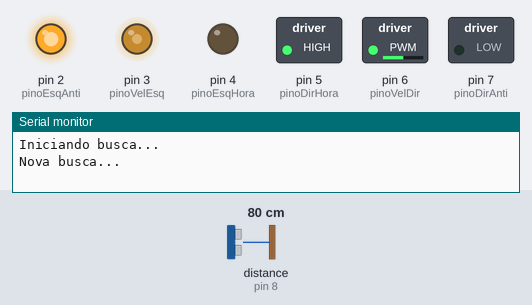
Bench run of a sketch on a simulated Arduino Uno, built with avr-gcc and run on an emulated ATmega328P. On the bench: switched loads named in the sketch (green lamp = pin HIGH), output pins drawn as LEDs (lit = HIGH), the last lines printed to the serial monitor. Wiring (inferred from the names in the program): ultrasonic range finder: trigger pin 9; echo pin 8. The inputs (shaded band) are chosen by the test bench; at power-on: distance to the obstacle (sensor on pin 8) 80 cm. The echo pulse lasts 58.3 µs per cm; pins used as bus, display or sensor lines are not drawn.

Above: at 0.1 s.
At 2.2 s:
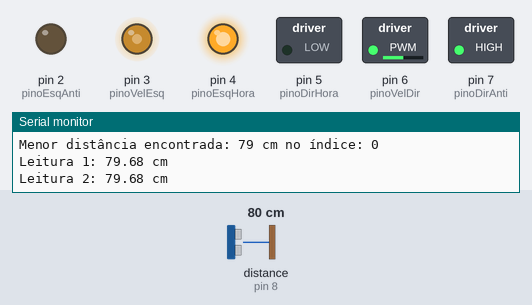
2.3 s: distance to the obstacle (sensor on pin 8) set to 250 cm
At 12.6 s:
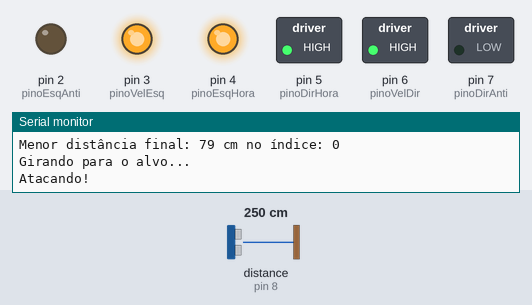
Timing chart, 0 to 30.6 s (numbered marks = the images above; inputs shaded):
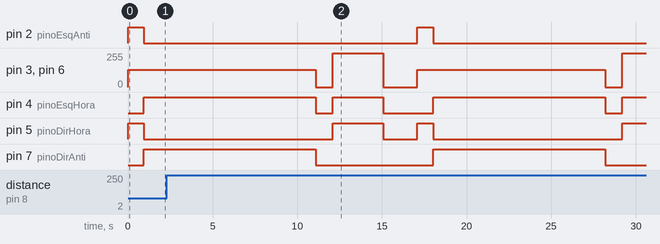

The sketch:

robot_seek_and_destroy.ino
```cpp
int pinoVelEsq = 3;      // Define a velocidade do motor esquerdo (0 a 255)
int pinoVelDir = 6;      // Define a velocidade do motor direito (0 a 255)
int pinoEsqHora = 4;    // Liga o motor esquerdo no sentido horário
int pinoEsqAnti = 2;    // Liga o motor esquerdo no sentido anti-horário
int pinoDirHora = 5;    // Liga o motor direito no sentido horário
int pinoDirAnti = 7;    // Liga o motor direito no sentido anti-horário
int pinoTrig = 9;       // Pino trigger do sensor ultrassônico
int pinoEcho = 8;       // Pino echo do sensor ultrassônico

float distancia = 0;
float duracao = 0;

int menorDistNaBusca = 999; // Inicializa com um valor alto
int localDoInimigo = 0;    // Armazena o índice da menor distância

void setup() {
  pinMode(pinoVelEsq, OUTPUT);
  pinMode(pinoVelDir, OUTPUT);
  pinMode(pinoEsqHora, OUTPUT);
  pinMode(pinoEsqAnti, OUTPUT);
  pinMode(pinoDirHora, OUTPUT);
  pinMode(pinoDirAnti, OUTPUT);
  pinMode(pinoTrig, OUTPUT);
  pinMode(pinoEcho, INPUT);
  Serial.begin(9600);
  Serial.println("Iniciando busca...");
}

void loop() {
  // Resetar variáveis de busca a cada ciclo
  menorDistNaBusca = 999;
  localDoInimigo = 0;
  Serial.println("Nova busca...");

  // Girar para iniciar a busca (aproximadamente 45 graus para a esquerda)
  moverMotorEsq(128, false); // Girar motor esquerdo para trás
  moverMotorDir(128, true);  // Girar motor direito para frente
  delay(900);              // Ajustar este valor para uma rotação de ~45 graus

  // Buscar em um arco (18 incrementos de 500ms de rotação para a direita)
  Serial.println("Varrendo o ambiente...");
  for (int i = 0; i < 18; i++) {
    float dist = medeDist();
    Serial.print("Leitura ");
    Serial.print(i);
    Serial.print(": ");
    Serial.print(dist);
    Serial.println(" cm");
    if (dist < menorDistNaBusca) {
      menorDistNaBusca = dist;
      localDoInimigo = i;
      Serial.print("Menor distância encontrada: ");
      Serial.print(menorDistNaBusca);
      Serial.print(" cm no índice: ");
      Serial.println(localDoInimigo);
    }
    // Girar um pouco para a direita para a próxima leitura
    moverMotorEsq(128, true);  // Girar motor esquerdo para frente
    moverMotorDir(128, false); // Girar motor direito para trás
    delay(500);
  }

  Serial.print("Menor distância final: ");
  Serial.print(menorDistNaBusca);
  Serial.print(" cm no índice: ");
  Serial.println(localDoInimigo);
  Serial.println("Girando para o alvo...");

  // Girar de volta para a posição onde a menor distância foi detectada
  // Desfaz a rotação inicial de 45 graus
  moverMotorEsq(128, true);
  moverMotorDir(128, false);
  delay(900);

  // Gira para a esquerda o número de incrementos necessários
  for (int i = 0; i < localDoInimigo; i++) {
    moverMotorEsq(128, false); // Girar para a esquerda
    moverMotorDir(128, true);
    delay(500);
  }
  pararMotores();
  delay(1000);

  Serial.println("Atacando!");
  paraFrente(255); // ATACAR!
  delay(3000);
  pararMotores();
  delay(2000);
  Serial.println("Fim do ataque, reiniciando busca.");
}

float medeDist() {
  // Disparando o ultrassom
  digitalWrite(pinoTrig, LOW);
  delayMicroseconds(2);
  digitalWrite(pinoTrig, HIGH);
  delayMicroseconds(10);
  digitalWrite(pinoTrig, LOW);
  // Medindo o tempo de retorno
  duracao = pulseIn(pinoEcho, HIGH);
  distancia = (duracao * 0.0343) / 2;
  return distancia;
}

void moverMotorEsq(int velocidade, bool praFrente) {
  analogWrite(pinoVelEsq, velocidade);
  if (praFrente) {
    digitalWrite(pinoEsqHora, HIGH);
    digitalWrite(pinoEsqAnti, LOW);
  } else {
    digitalWrite(pinoEsqHora, LOW);
    digitalWrite(pinoEsqAnti, HIGH);
  }
}

void moverMotorDir(int velocidade, bool praFrente) {
  analogWrite(pinoVelDir, velocidade);
  if (praFrente) {
    digitalWrite(pinoDirHora, HIGH);
    digitalWrite(pinoDirAnti, LOW);
  } else {
    digitalWrite(pinoDirHora, LOW);
    digitalWrite(pinoDirAnti, HIGH);
  }
}

void paraFrente(int velocidade) {
  // Andando para frente
  analogWrite(pinoVelEsq, velocidade);
  digitalWrite(pinoEsqHora, HIGH);
  digitalWrite(pinoEsqAnti, LOW);
  analogWrite(pinoVelDir, velocidade);
  digitalWrite(pinoDirHora, HIGH);
  digitalWrite(pinoDirAnti, LOW);
}

void pararMotores() {
  // Parando os motores
  digitalWrite(pinoEsqHora, LOW);
  digitalWrite(pinoEsqAnti, LOW);
  digitalWrite(pinoDirHora, LOW);
  digitalWrite(pinoDirAnti, LOW);
  analogWrite(pinoVelEsq, 0); // Garante que a velocidade seja zero
  analogWrite(pinoVelDir, 0); // Garante que a velocidade seja zero
}

void parar() {
  // Adicionando uma função parar()
  pararMotores();
}

//RESULTADO: Em um ciclo contínuo, o robô inicia uma busca girando e varrendo o ambiente com seu sensor ultrassônico para identificar o objeto mais próximo, memorizando a direção em que essa menor distância é detectada; em seguida, ele gira precisamente para essa direção e avança em linha reta por um breve período, simulando um ataque, para então reiniciar o processo de busca por um novo alvo.
// EXPECTED RESULT: In a continuous cycle, the robot initiates a search by turning and scanning its surroundings with its ultrasonic sensor to identify the closest object, memorizing the direction where this shortest distance is detected; it then precisely turns towards that direction and moves straight forward for a short period, simulating an attack, before restarting the search process for a new target.
```
